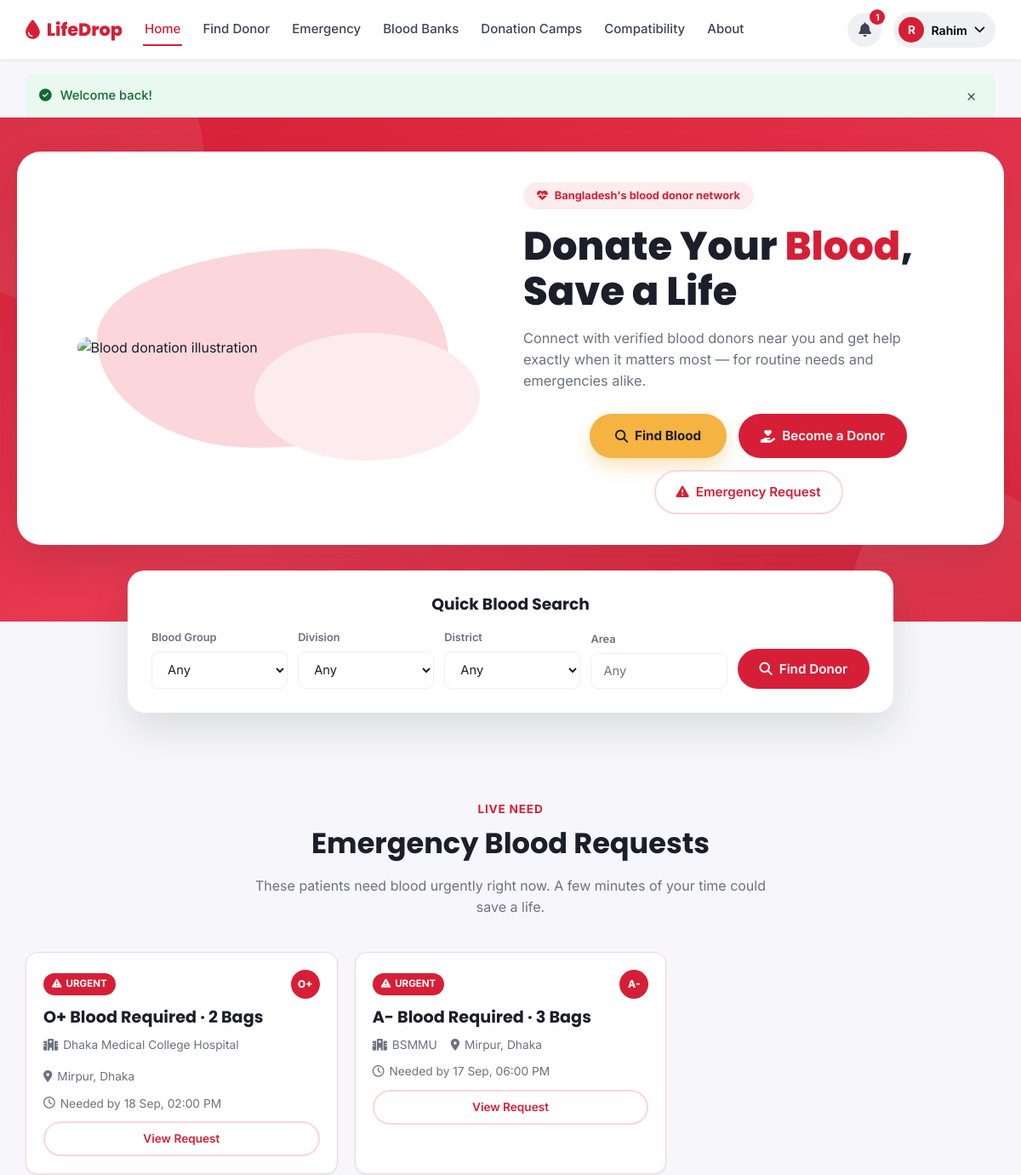
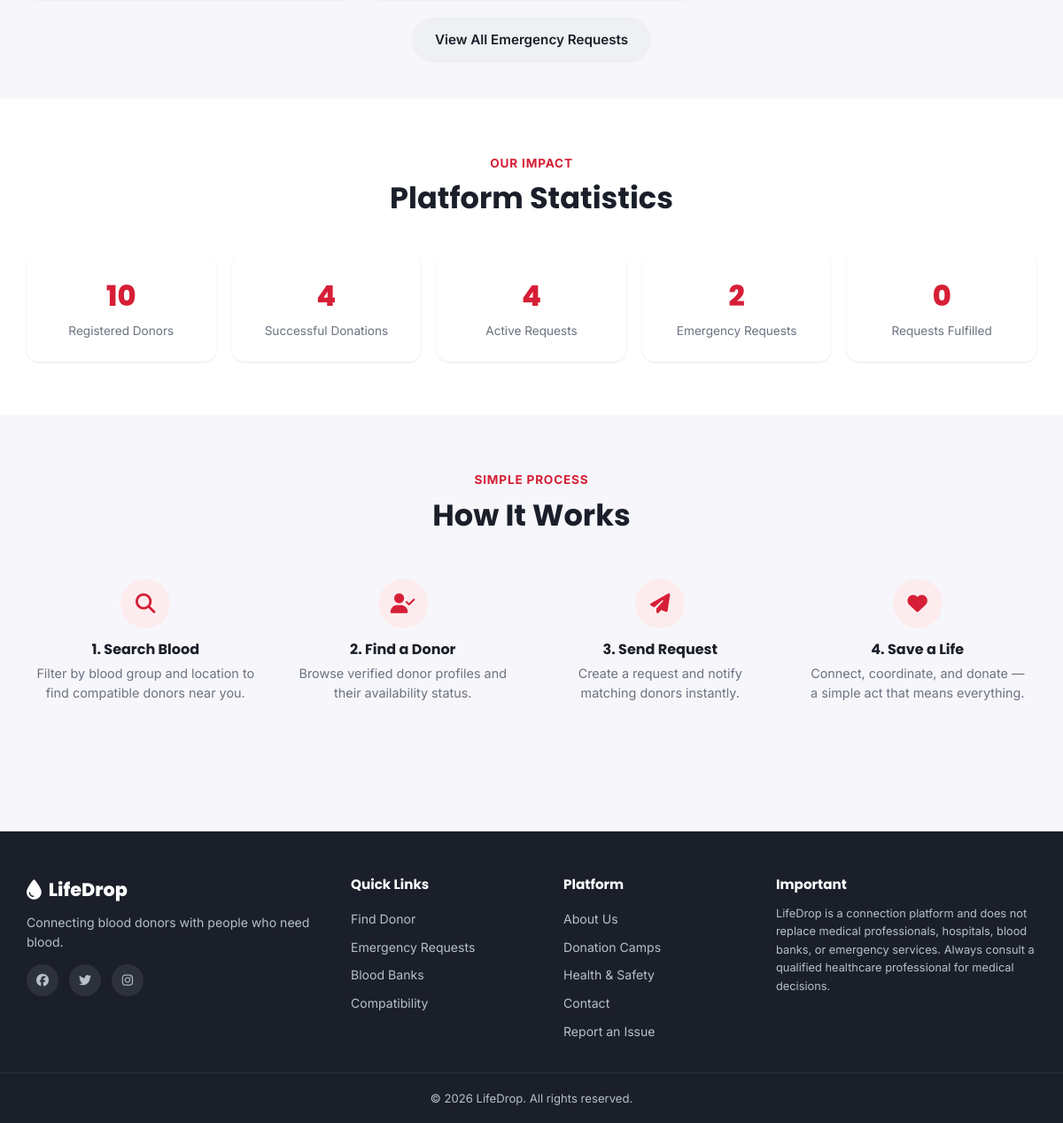
/ (signed in), run on the app's committed database (2 pictures, top to bottom).
### tables this page shows
CREATE TABLE `users` (
  `id` INT UNSIGNED NOT NULL AUTO_INCREMENT,
  `full_name` VARCHAR(120) NOT NULL,
  `email` VARCHAR(150) NOT NULL,
  `phone` VARCHAR(20) NOT NULL,
  `password_hash` VARCHAR(255) NOT NULL,
  `role` ENUM('donor','seeker','both','admin') NOT NULL DEFAULT 'seeker',
  `blood_group` ENUM('A+','A-','B+','B-','AB+','AB-','O+','O-') DEFAULT NULL,
  `division` VARCHAR(50) DEFAULT NULL,
  `district` VARCHAR(50) DEFAULT NULL,
  `area` VARCHAR(80) DEFAULT NULL,
  `gender` ENUM('Male','Female','Other') DEFAULT NULL,
  `date_of_birth` DATE DEFAULT NULL,
  `profile_photo` VARCHAR(255) DEFAULT NULL,
  `last_donation_date` DATE DEFAULT NULL,
  `availability` ENUM('available','maybe','unavailable') NOT NULL DEFAULT 'available',
  `is_verified` TINYINT(1) NOT NULL DEFAULT 0,
  `is_donor_profile` TINYINT(1) NOT NULL DEFAULT 0,
  `status` ENUM('active','suspended') NOT NULL DEFAULT 'active',
  `total_donations` INT UNSIGNED NOT NULL DEFAULT 0,
  `created_at` TIMESTAMP NOT NULL DEFAULT CURRENT_TIMESTAMP,
  `updated_at` TIMESTAMP NOT NULL DEFAULT CURRENT_TIMESTAMP ON UPDATE CURRENT_TIMESTAMP,
  PRIMARY KEY (`id`),
  UNIQUE KEY `uq_email` (`email`),
  UNIQUE KEY `uq_phone` (`phone`),
  KEY `idx_blood_group` (`blood_group`),
  KEY `idx_division_district` (`division`,`district`),
  KEY `idx_availability` (`availability`)
);

CREATE TABLE `blood_requests` (
  `id` INT UNSIGNED NOT NULL AUTO_INCREMENT,
  `request_code` VARCHAR(20) NOT NULL,
  `seeker_id` INT UNSIGNED NOT NULL,
  `blood_group` ENUM('A+','A-','B+','B-','AB+','AB-','O+','O-') NOT NULL,
  `units_needed` TINYINT UNSIGNED NOT NULL DEFAULT 1,
  `patient_name` VARCHAR(120) NOT NULL,
  `hospital_name` VARCHAR(150) NOT NULL,
  `division` VARCHAR(50) NOT NULL,
  `district` VARCHAR(50) NOT NULL,
  `area` VARCHAR(80) DEFAULT NULL,
  `required_date` DATE NOT NULL,
  `required_time` TIME DEFAULT NULL,
  `contact_number` VARCHAR(20) NOT NULL,
  `additional_info` TEXT DEFAULT NULL,
  `request_type` ENUM('normal','emergency') NOT NULL DEFAULT 'normal',
  `status` ENUM('pending','searching','donor_found','fulfilled','cancelled','expired') NOT NULL DEFAULT 'pending',
  `created_at` TIMESTAMP NOT NULL DEFAULT CURRENT_TIMESTAMP,
  `updated_at` TIMESTAMP NOT NULL DEFAULT CURRENT_TIMESTAMP ON UPDATE CURRENT_TIMESTAMP,
  PRIMARY KEY (`id`),
  UNIQUE KEY `uq_request_code` (`request_code`),
  KEY `idx_blood_group` (`blood_group`),
  KEY `idx_status` (`status`),
  KEY `idx_type` (`request_type`),
  KEY `idx_location` (`division`,`district`),
  CONSTRAINT `fk_br_seeker` FOREIGN KEY (`seeker_id`) REFERENCES `users`(`id`) ON DELETE CASCADE
);

### includes/functions.php (called while the page is built, shortened)
<?php
function e($value) {
    return htmlspecialchars($value ?? '', ENT_QUOTES, 'UTF-8');
}

### includes/auth.php (called while the page is built, shortened)
<?php
require_once __DIR__ . '/functions.php';
function is_logged_in() {
    return !empty($_SESSION['user_id']);
}
function current_user() {
    global $pdo;
    $stmt = $pdo->prepare('SELECT * FROM users WHERE id = :id LIMIT 1');
    $stmt->execute([':id' => $_SESSION['user_id']]);
    $user = $stmt->fetch();
    return $user;
}

### index.php (the view, shortened to what this page needs)
<?php
require_once __DIR__ . '/includes/auth.php';
require_once __DIR__ . '/includes/header.php';
$totalDonors = (int) $pdo->query("SELECT COUNT(*) FROM users WHERE is_donor_profile = 1")->fetchColumn();
$totalDonations = (int) $pdo->query("SELECT COUNT(*) FROM donation_history WHERE status = 'completed'")->fetchColumn();
$activeRequests = (int) $pdo->query("SELECT COUNT(*) FROM blood_requests WHERE status IN ('pending','searching','donor_found')")->fetchColumn();
$emergencyRequests = (int) $pdo->query("SELECT COUNT(*) FROM blood_requests WHERE request_type = 'emergency' AND status IN ('pending','searching','donor_found')")->fetchColumn();
$fulfilledRequests = (int) $pdo->query("SELECT COUNT(*) FROM blood_requests WHERE status = 'fulfilled'")->fetchColumn();
$stmt = $pdo->query(
    "SELECT * FROM blood_requests
     WHERE request_type = 'emergency' AND status IN ('pending','searching','donor_found')
     ORDER BY created_at DESC LIMIT 3"
);
$recentEmergencies = $stmt->fetchAll();
?>
<section class="hero-illustrated">
    <div class="hero-card">
        <div class="hero-illustration-wrap">
            <div class="blob-2"></div>
            <img src="<?= e(SITE_URL) ?>/assets/images/hero-illustration.png" alt="Blood donation illustration">
        </div>
        <div class="hero-copy">
            <span class="eyebrow-pill"><i class="fa-solid fa-heart-pulse"></i> Bangladesh's blood donor network</span>
            <h1>Donate Your <span class="accent">Blood</span>, Save a Life</h1>
            <p class="subtitle">Connect with verified blood donors near you and get help exactly when it matters most — for routine needs and emergencies alike.</p>
            <div class="hero-actions">
                <a href="<?= e(SITE_URL) ?>/find-donor.php" class="btn btn-yellow"><i class="fa-solid fa-magnifying-glass"></i> Find Blood</a>
                <a href="<?= e(SITE_URL) ?>/register.php?type=donor" class="btn btn-primary"><i class="fa-solid fa-hand-holding-heart"></i> Become a Donor</a>
                <a href="<?= e(SITE_URL) ?>/seeker/create-request.php" class="btn btn-secondary"><i class="fa-solid fa-triangle-exclamation"></i> Emergency Request</a>
            </div>
        </div>
    </div>
</section>
<div class="container">
    <div class="quick-search">
        <h3>Quick Blood Search</h3>
        <form action="<?= e(SITE_URL) ?>/find-donor.php" method="get" class="quick-search-grid">
            <div class="form-group">
                <label for="qs_bg">Blood Group</label>
                <select name="blood_group" id="qs_bg">
                    <option value="">Any</option>
                </select>
            </div>
            <div class="form-group">
                <label for="qs_div">Division</label>
                <select name="division" id="qs_div" data-division data-target-district="qs_dist">
                    <option value="">Any</option>
                </select>
            </div>
            <div class="form-group">
                <label for="qs_dist">District</label>
                <select name="district" id="qs_dist" data-district data-target-area="qs_area_list">
                    <option value="">Any</option>
                </select>
            </div>
            <div class="form-group">
                <label for="qs_area">Area</label>
                <input type="text" name="area" id="qs_area" list="qs_area_list" placeholder="Any" autocomplete="off">
            </div>
            <button type="submit" class="btn btn-primary"><i class="fa-solid fa-magnifying-glass"></i> Find Donor</button>
        </form>
    </div>
</div>
<section class="section section-tight">
    <div class="container">
        <div class="section-header">
            <span class="eyebrow">Live Need</span>
            <h2>Emergency Blood Requests</h2>
            <p>These patients need blood urgently right now. A few minutes of your time could save a life.</p>
        </div>
        <?php if ($recentEmergencies): ?>
        <div class="grid grid-3">
            <?php foreach ($recentEmergencies as $req): ?>
                <div class="emergency-card">
                    <div class="top-row">
                        <span class="badge badge-emergency"><i class="fa-solid fa-triangle-exclamation"></i> URGENT</span>
                        <span class="blood-chip" style="position:static;width:34px;height:34px;font-size:0.75rem;"><?= e($req['blood_group']) ?></span>
                    </div>
                    <h3><?= e($req['blood_group']) ?> Blood Required · <?= e($req['units_needed']) ?> Bag<?= $req['units_needed'] > 1 ? 's' : '' ?></h3>
                    <div class="meta-row">
                        <span><i class="fa-solid fa-hospital"></i> <?= e($req['hospital_name']) ?></span>
                        <span><i class="fa-solid fa-location-dot"></i> <?= e($req['area'] ? $req['area'] . ', ' : '') . e($req['district']) ?></span>
                    </div>
                    <div class="meta-row">
                        <span><i class="fa-regular fa-clock"></i> Needed by <?= e(date('d M, h:i A', strtotime($req['required_date'] . ' ' . ($req['required_time'] ?? '00:00')))) ?></span>
                    </div>
                    <a href="<?= e(SITE_URL) ?>/emergency-requests.php#req-<?= e($req['id']) ?>" class="btn btn-secondary btn-sm">View Request</a>
                </div>
            <?php endforeach; ?>
        </div>
        <div class="text-center mt-2">
            <a href="<?= e(SITE_URL) ?>/emergency-requests.php" class="btn btn-light">View All Emergency Requests</a>
        </div>
        <?php endif; ?>
    </div>
</section>
<section class="section" style="background:#fff;">
    <div class="container">
        <div class="section-header">
            <span class="eyebrow">Our Impact</span>
            <h2>Platform Statistics</h2>
        </div>
        <div class="stats-grid">
            <div class="stat-card"><div class="num"><?= e($totalDonors) ?></div><div class="label">Registered Donors</div></div>
            <div class="stat-card"><div class="num"><?= e($totalDonations) ?></div><div class="label">Successful Donations</div></div>
            <div class="stat-card"><div class="num"><?= e($activeRequests) ?></div><div class="label">Active Requests</div></div>
            <div class="stat-card"><div class="num"><?= e($emergencyRequests) ?></div><div class="label">Emergency Requests</div></div>
            <div class="stat-card"><div class="num"><?= e($fulfilledRequests) ?></div><div class="label">Requests Fulfilled</div></div>
        </div>
    </div>
</section>
<section class="section">
    <div class="container">
        <div class="section-header">
            <span class="eyebrow">Simple Process</span>
            <h2>How It Works</h2>
        </div>
        <div class="steps-grid">
            <div class="step-card">
                <div class="step-num"><i class="fa-solid fa-magnifying-glass"></i></div>
                <h4>1. Search Blood</h4>
                <p>Filter by blood group and location to find compatible donors near you.</p>
            </div>
            <div class="step-card">
                <div class="step-num"><i class="fa-solid fa-user-check"></i></div>
                <h4>2. Find a Donor</h4>
                <p>Browse verified donor profiles and their availability status.</p>
            </div>
            <div class="step-card">
                <div class="step-num"><i class="fa-solid fa-paper-plane"></i></div>
                <h4>3. Send Request</h4>
                <p>Create a request and notify matching donors instantly.</p>
            </div>
            <div class="step-card">
                <div class="step-num"><i class="fa-solid fa-heart"></i></div>
                <h4>4. Save a Life</h4>
                <p>Connect, coordinate, and donate — a simple act that means everything.</p>
            </div>
        </div>
    </div>
</section>
<?php require_once __DIR__ . '/includes/footer.php'; ?>

### includes/navbar.php (shortened to what this page needs)
<?php
require_once __DIR__ . '/notifications.php';
$user = current_user();
$currentPage = basename($_SERVER['SCRIPT_NAME']);
function nav_active($page, $current) { return $page === $current ? 'active' : ''; }
?>
<header class="navbar">
    <div class="navbar-inner">
        <a class="brand" href="<?= e(SITE_URL) ?>/index.php">
            <i class="fa-solid fa-droplet"></i>
            <span><?= e(SITE_NAME) ?></span>
        </a>
        <nav class="nav-links" id="navLinks">
            <a href="<?= e(SITE_URL) ?>/index.php" class="<?= nav_active('index.php', $currentPage) ?>">Home</a>
            <a href="<?= e(SITE_URL) ?>/find-donor.php" class="<?= nav_active('find-donor.php', $currentPage) ?>">Find Donor</a>
            <a href="<?= e(SITE_URL) ?>/emergency-requests.php" class="<?= nav_active('emergency-requests.php', $currentPage) ?>">Emergency</a>
            <a href="<?= e(SITE_URL) ?>/blood-banks.php" class="<?= nav_active('blood-banks.php', $currentPage) ?>">Blood Banks</a>
            <a href="<?= e(SITE_URL) ?>/donation-camps.php" class="<?= nav_active('donation-camps.php', $currentPage) ?>">Donation Camps</a>
            <a href="<?= e(SITE_URL) ?>/compatibility.php" class="<?= nav_active('compatibility.php', $currentPage) ?>">Compatibility</a>
            <a href="<?= e(SITE_URL) ?>/about.php" class="<?= nav_active('about.php', $currentPage) ?>">About</a>
        </nav>
        <div class="nav-right">
            <?php if ($user): ?>
                <div class="user-menu">
                    <button class="user-menu-btn" id="userMenuBtn" type="button">
                        <?php if (!empty($user['profile_photo'])): ?>
                            <img src="<?= e(UPLOAD_URL . $user['profile_photo']) ?>" alt="" class="avatar-sm">
                        <?php else: ?>
                            <span class="avatar-sm avatar-fallback"><?= e(mb_substr($user['full_name'], 0, 1)) ?></span>
                        <?php endif; ?>
                        <span class="user-menu-name"><?= e(explode(' ', $user['full_name'])[0]) ?></span>
                        <i class="fa-solid fa-chevron-down"></i>
                    </button>
                </div>
            <?php else: ?>
                <a href="<?= e(SITE_URL) ?>/login.php" class="btn-nav">Login</a>
                <a href="<?= e(SITE_URL) ?>/register.php" class="btn-nav-primary">Register</a>
            <?php endif; ?>
        </div>
    </div>
</header>

### data on the page
users: full_name "R", full_name "Rahim"
blood_requests: blood_group "O+", units_needed "2", hospital_name "Dhaka Medical College Hospital", area "Mirpur,", district "Dhaka", required_date+required_time "18 Sep, 02:00 PM"
blood_requests: blood_group "A-", units_needed "3", hospital_name "BSMMU", area "Mirpur,", district "Dhaka", required_date+required_time "17 Sep, 06:00 PM"

### other printed values
SITE_NAME "LifeDrop"
$unread "1"
$fm['message'] "Welcome back!"
$totalDonors "10"
$totalDonations "4"
$activeRequests "4"
$emergencyRequests "2"
$fulfilledRequests "0"
